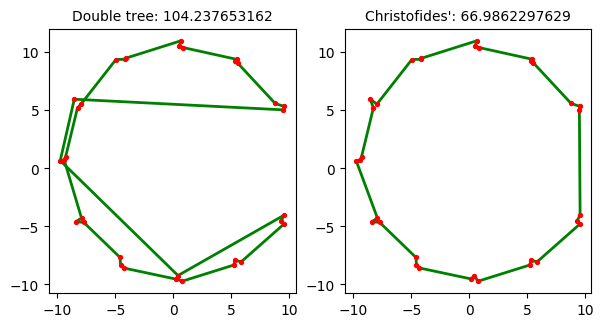

Here is the Python script that generated this plot:
import itertools
import networkx as nx
import numpy as np
import matplotlib.pyplot as plt
import matplotlib.collections as mc


def gen2(n=3):
    np.random.seed(6)
    ang = (30, 60, 90, 120, 150, 180, 210, 240, 270, 300, 330)
#
#    np.random.seed(5)
#    ang = (30, 40, 50, 60, 70, 80, 90, 100, 110, 120, 130, 140, 150, 160,
#           170, 180, 190, 200, 210, 220, 230, 240, 250, 260, 270, 280, 290,
#           300, 310, 320, 330)

    radius = 10
    x = np.cos(np.array(ang) * np.pi / 180.) * radius
    y = np.sin(np.array(ang) * np.pi / 180.) * radius
    P = np.random.random((n, 2)) + np.array([x[0], y[0]])
    for i in range(1, len(ang)):
        pts = np.random.random((n, 2)) + np.array([x[i], y[i]])
        P = np.concatenate((P, pts))
    return P


def get_complete_graph(P):
    g = nx.Graph()
    edges = []
    for i, j in itertools.combinations(range(len(P)), 2):
        edges.append((i, j, np.linalg.norm(P[i] - P[j])))
    g.add_weighted_edges_from(edges)
    return g


def get_double_tree_tour(n, Te):
    Eulerian_Graph = nx.MultiGraph()
    Eulerian_Graph.add_edges_from(Te + Te)
    checked = [False] * n
    double_tree_tour = []
    for u, v in nx.eulerian_circuit(Eulerian_Graph):
        if not checked[u]:
            double_tree_tour.append(u)
            checked[u] = True
    double_tree_tour.append(double_tree_tour[0])
    return double_tree_tour


def extract_odd_degree_vertices(Te):
    tg = nx.Graph()
    tg.add_edges_from(Te)
    O = []
    for v in tg.nodes():
        if tg.degree(v) % 2 != 0:
            O.append(v)
    return O


def get_perfect_matching_on_subgraph_induced_by(G, O):
    sg = G.subgraph(O)
    for u, v in sg.edges_iter():
        sg[u][v]['weight'] *= (-1)
    m = nx.max_weight_matching(sg, maxcardinality=True)
    return [[u, v] for u, v in m.iteritems() if u < v]


def get_christofides_tour(G, n, Te):
    O = extract_odd_degree_vertices(Te)
    pm = get_perfect_matching_on_subgraph_induced_by(G, O)
    eg = nx.MultiGraph()
    eg.add_edges_from(Te + pm)
    checked = [False] * n
    christofides_tour = []
    for u, v in nx.nx.eulerian_circuit(eg):
        if not checked[u]:
            christofides_tour.append(u)
            checked[u] = True
    christofides_tour.append(christofides_tour[0])
    return christofides_tour


def draw_tour(ax, P, tour, title="a: "):
    ax.scatter(P[:, 0], P[:, 1], color='r', s=8)
    lines = [[P[u], P[v]] for u, v in zip(tour[:-1], tour[1:])]
    ax.add_collection(mc.LineCollection(lines, colors='g',
                                               linewidth=2, zorder=-1))
    tour_length = 0.0
    for s, t in lines:
        tour_length += np.linalg.norm(s - t)
    ax.set_title(title + str(tour_length), fontsize=10)
    ax.set_aspect('equal')
    ax.autoscale()


def draw_tours(P):
    G = get_complete_graph(P)
    Te = [(u, v) for u, v, w in nx.minimum_spanning_edges(G)]

    f, (ax1, ax2) = plt.subplots(1, 2, figsize=(7, 4))

    d_tour = get_double_tree_tour(len(P), Te)
    c_tour = get_christofides_tour(G, len(P), Te)

    draw_tour(ax1, P, d_tour, "Double tree: ")
    draw_tour(ax2, P, c_tour, "Christofides': ")


if __name__ == '__main__':
    P = gen2()
    draw_tours(P)
    plt.savefig('comp_dc_tours.png', bbox_inches='tight')
    plt.show()
